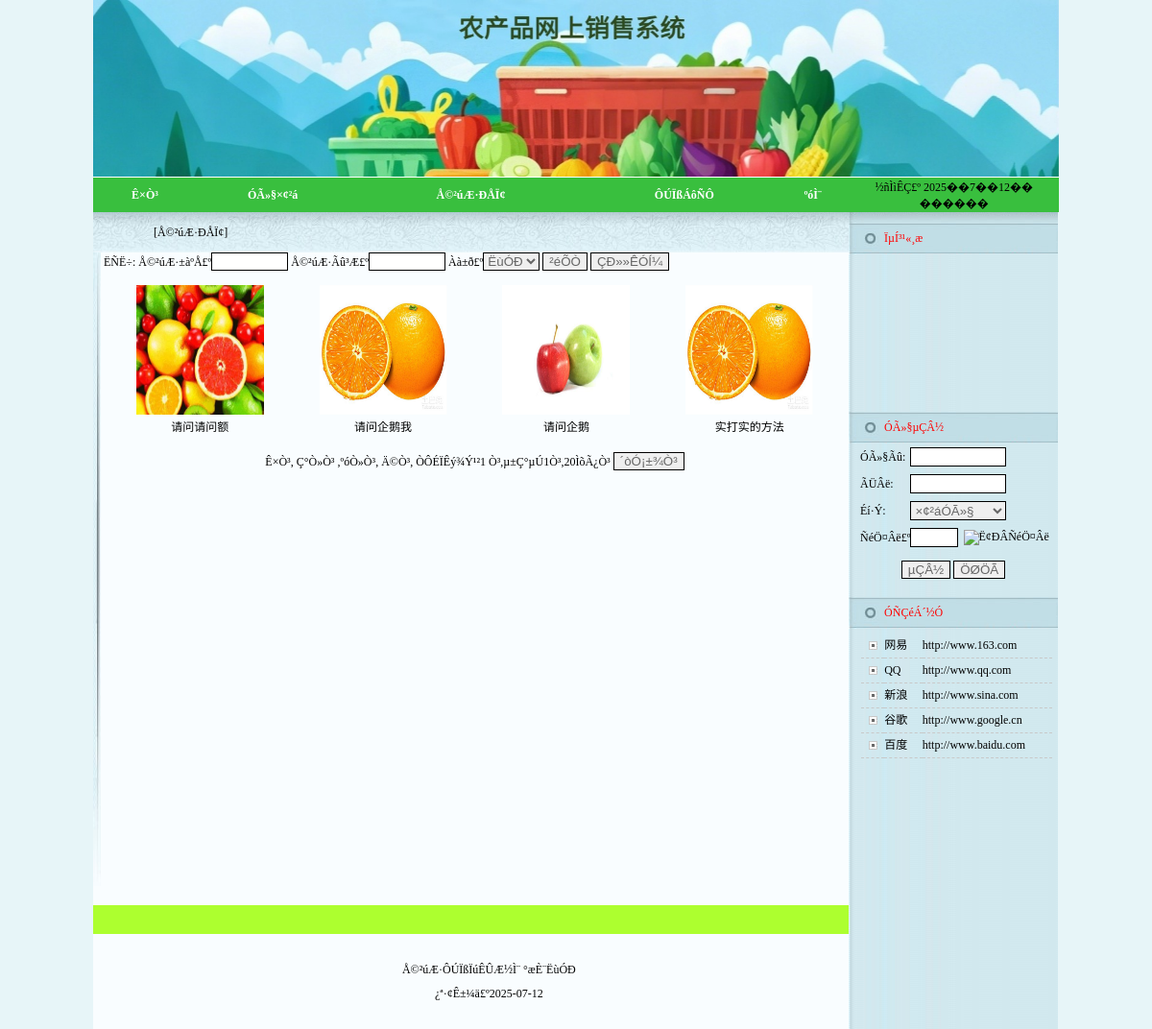
/shangpinxinxilisttp.php, run on the app's committed database.
### tables this page shows
CREATE TABLE `shangpinxinxi` (
  `id` int(11) NOT NULL AUTO_INCREMENT,
  `shangpinbianhao` varchar(50) DEFAULT NULL,
  `shangpinmingcheng` varchar(50) DEFAULT NULL,
  `leibie` varchar(50) DEFAULT NULL,
  `tupian` varchar(50) DEFAULT NULL,
  `shichangjia` varchar(50) DEFAULT NULL,
  `huiyuanjia` varchar(50) DEFAULT NULL,
  `kucun` int(50) DEFAULT NULL,
  `xiaoshouliang` int(50) DEFAULT NULL,
  `jianjie` varchar(500) DEFAULT NULL,
  `issh` varchar(10) DEFAULT '否',
  `addtime` timestamp NOT NULL DEFAULT CURRENT_TIMESTAMP,
  PRIMARY KEY (`id`)
);

CREATE TABLE `youqinglianjie` (
  `id` int(11) NOT NULL AUTO_INCREMENT,
  `wangzhanmingcheng` varchar(50) DEFAULT NULL,
  `wangzhi` varchar(50) DEFAULT NULL,
  `addtime` timestamp NULL DEFAULT CURRENT_TIMESTAMP,
  `logo` varchar(255) DEFAULT NULL,
  PRIMARY KEY (`id`)
);

### shangpinxinxilisttp.php (the view, shortened to what the rows shown need)
<html>
<head>
    <LINK href="qtimages/style.css" type=text/css rel=stylesheet>
</head>
<body>
<TABLE cellSpacing=0 cellPadding=0 width=1002 align=center border=0>
    <TBODY>
    <TR>
        <TD>
            <TABLE cellSpacing=0 cellPadding=0 width=1002 border=0>
                <TBODY>
                <TR>
                    <TD vAlign=top width=786>
                        <TABLE cellSpacing=0 cellPadding=0 width=787 bgColor=#f9fdff
                               border=0>
                            <TBODY>
                            <TR>
                                <TD vAlign=top bgColor=#edf7f9 height=74>
                                    <TABLE cellSpacing=0 cellPadding=0 width=787 border=0>
                                        <TBODY>
                                        <TR>
                                            <TD width=100% height="660" vAlign=top bgColor=#f9fdff>
                                                <table width="98%" height="7%" border="0" align="center" cellpadding="0"
                                                       cellspacing="0">
                                                    <tr>
                                                        <?php
                                                        $sql = "select * from shangpinxinxi where  1=1 ";
                                                        $sql = $sql . " order by id desc";
                                                        $query = mysql_query($sql);
                                                        $rowscount = mysql_num_rows($query);
                                                        if ($rowscount == 0) {
                                                        } else {
                                                            $pagelarge = 20;
                                                            $pagecurrent = $_GET["pagecurrent"];
                                                            if ($rowscount % $pagelarge == 0) {
                                                                $pagecount = $rowscount / $pagelarge;
                                                            } else {
                                                                $pagecount = intval($rowscount / $pagelarge) + 1;
                                                            }
                                                            if ($pagecurrent == "" || $pagecurrent <= 0) {
                                                                $pagecurrent = 1;
                                                            }
                                                            $ddddd = $pagecurrent * $pagelarge;
                                                            if ($pagecurrent == $pagecount) {
                                                                if ($rowscount % $pagelarge == 0) {
                                                                    $ddddd = $pagecurrent * $pagelarge;
                                                                } else {
                                                                    $ddddd = $pagecurrent * $pagelarge - $pagelarge + $rowscount % $pagelarge;
                                                                }
                                                            }
                                                            $k = 0;
                                                            for ($i = $pagecurrent * $pagelarge - $pagelarge; $i < $ddddd; $i++) {
                                                                $k = $k + 1;
                                                                ?>
                                                                <td height="165" align="center">
                                                                    <table width="150" height="160" border="0"
                                                                           cellpadding="0" cellspacing="0">
                                                                        <tr>
                                                                            <td height="123" align="center"><a
                                                                                        href="shangpinxinxidetail.php?id=<?php echo mysql_result($query, $i, id); ?>"><img
                                                                                            src="<?php echo mysql_result($query, $i, tupian); ?>"
                                                                                            width="133" height="135"
                                                                                            border="0"/></a></td>
                                                                        </tr>
                                                                        <tr>
                                                                            <td height="25"
                                                                                align="center"><?php echo mysql_result($query, $i, shangpinmingcheng); ?></td>
                                                                        </tr>
                                                                    </table>
                                                                </td>
                                                                <?php
                                                                if ($k == 4) {
                                                                    echo "</tr><tr>";
                                                                    $k = 0;
                                                                }
                                                            }
                                                        }
                                                        ?>
                                                    </tr>
                                                </table>
                                            </TD>
                                        </TR>
                                        </TBODY>
                                    </TABLE>
                                </TD>
                            </TR>
                            </TBODY>
                        </TABLE>
                    </TD>
                    <TD vAlign=top width=216
                        background=qtimages/rightbg.jpg><?php include_once 'qtleft.php'; ?>
                    </TD>
                </TR>
                </TBODY>
            </TABLE>
        </TD>
    </TR>
    </TBODY>
</TABLE>
</body>
</html>

### qtleft.php (shortened to what the rows shown need)
<TABLE cellSpacing=0
       cellPadding=0 width="218" border=0>
    <TBODY>
    <TR>
        <TD style="PADDING-LEFT: 7px; PADDING-TOP: 5px" align=middle>
            <table class="newsline" cellspacing="0" cellpadding="0" width="94%"
                   align="center" border="0">
                <tbody>
                <?php
                $sql = "select * from youqinglianjie order by id desc";
                $query = mysql_query($sql);
                $rowscount = mysql_num_rows($query);
                if ($rowscount > 0) {
                    for ($i = 0; $i < $rowscount; $i++) {
                        ?>
                        <tr>
                            <td width="12%" height="25" align="center"><span class="STYLE2"><img src="qtimages/1.jpg"/></span>
                            </td>
                            <td width="20%" height="25"><a href="<?php echo mysql_result($query, $i, "wangzhi"); ?>"
                                                           target="_blank"><?php echo mysql_result($query, $i, "wangzhanmingcheng"); ?></a>
                            </td>
                            <td width="68%" height="25"><a href="<?php echo mysql_result($query, $i, "wangzhi"); ?>"
                                                           target="_blank"><?php echo mysql_result($query, $i, "wangzhi"); ?></a>
                            </td>
                        </tr>
                        <?php
                    }
                }
                ?>
                </tbody>
            </table>
        </TD>
    </TR>
    </TBODY>
</TABLE>

### data on the page
shangpinxinxi: tupian (picture), shangpinmingcheng "请问请问额"
shangpinxinxi: tupian (picture), shangpinmingcheng "请问企鹅我"
shangpinxinxi: tupian (picture), shangpinmingcheng "请问企鹅"
shangpinxinxi: tupian (picture), shangpinmingcheng "实打实的方法"
youqinglianjie: wangzhanmingcheng "网易", wangzhi "http://www.163.com"
youqinglianjie: wangzhanmingcheng "QQ", wangzhi "http://www.qq.com"
youqinglianjie: wangzhanmingcheng "新浪", wangzhi "http://www.sina.com"
youqinglianjie: wangzhanmingcheng "谷歌", wangzhi "http://www.google.cn"
youqinglianjie: wangzhanmingcheng "百度", wangzhi "http://www.baidu.com"

### other printed values
$pagecount "1"
$pagecurrent "1"
$pagelarge "20"
